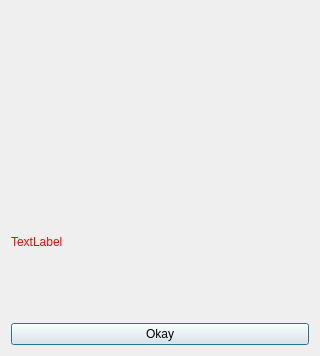
<?xml version="1.0" encoding="UTF-8"?>
<ui version="4.0">
 <class>StartPopup</class>
 <widget class="QDialog" name="StartPopup">
  <property name="geometry">
   <rect>
    <x>0</x>
    <y>0</y>
    <width>320</width>
    <height>356</height>
   </rect>
  </property>
  <property name="windowTitle">
   <string>Dialog</string>
  </property>
  <layout class="QVBoxLayout" name="verticalLayout">
   <item>
    <widget class="QLabel" name="label">
     <property name="text">
      <string/>
     </property>
     <property name="pixmap">
      <pixmap resource="resources.qrc">:/meta/picogen-logo</pixmap>
     </property>
     <property name="alignment">
      <set>Qt::AlignCenter</set>
     </property>
    </widget>
   </item>
   <item>
    <widget class="QLabel" name="disclaimer">
     <property name="styleSheet">
      <string notr="true">color:red;</string>
     </property>
     <property name="text">
      <string>TextLabel</string>
     </property>
     <property name="alignment">
      <set>Qt::AlignJustify|Qt::AlignVCenter</set>
     </property>
     <property name="wordWrap">
      <bool>true</bool>
     </property>
    </widget>
   </item>
   <item>
    <widget class="QPushButton" name="pushButton">
     <property name="text">
      <string>Okay</string>
     </property>
    </widget>
   </item>
  </layout>
 </widget>
 <resources>
  <include location="resources.qrc"/>
 </resources>
 <connections/>
</ui>
